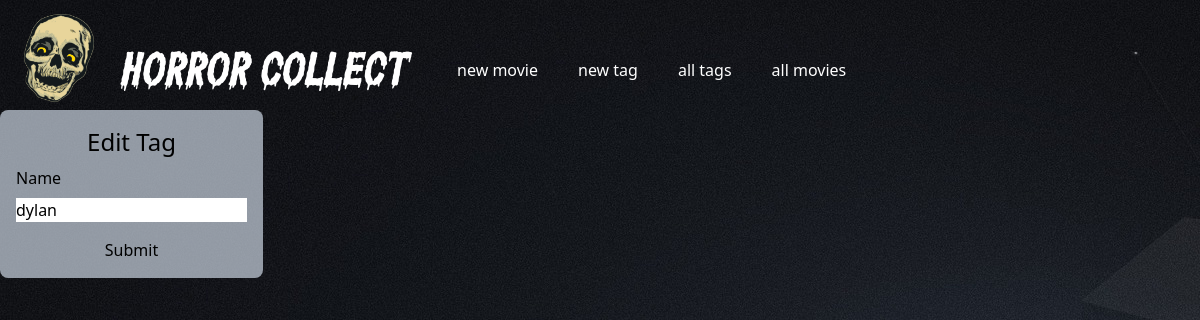
The page /tags/1/edit on the database as committed earlier.
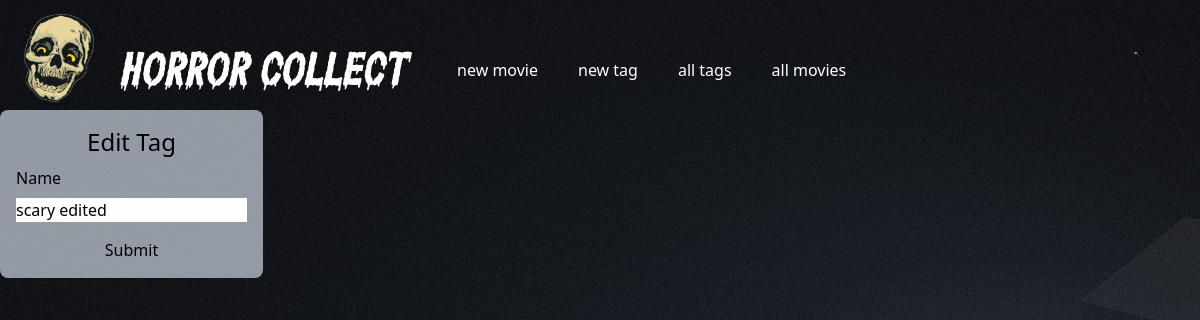
The same page on the database as committed later.
### app/models.py (models this page shows)
class Tag(db.Model):
  id = db.Column(db.Integer, primary_key=True)
  name = db.Column(db.String(255), nullable=False)
  movies = db.relationship('Movie', secondary='movie_tags', back_populates='tags')

### app/controllers/tags.py (the view)
@tags.route('/tags/<id>/edit', methods=['GET', 'POST'])
def edit(id):
  tag = Tag.query.get(id)
  form = TagForm(obj=tag)
  if request.method == 'POST':
    tag.name = form.name.data
    db.session.add(tag)
    db.session.commit()
    flash('tag updated')
    return redirect(url_for('tags.show', form=form, id=tag.id))
  return render_template('tags/edit.html', form=form, tag=tag)

### app/forms/main.py
class TagForm(FlaskForm):
  name = StringField('Name',validators=[DataRequired(),Length(min=1)])
  submit = SubmitField('Submit')

### app/templates/tags/edit.html (shortened to what this page needs)
{% extends 'layouts/base.html' %} {% block content %}
<form method="POST">
  <fieldset class="bg-slate-300/70 rounded-lg h-fit w-fit p-4 flex flex-col text-black space-y-2">
    <h2 class="text-center text-2xl">Edit Tag</h2>
    {{ form.name.label }}
    {{ form.name }}
    {{ form.submit }}
  </fieldset>
</form>
{% endblock %}

Rows that differ between the two databases and show on the page:
changed Tag: name "dylan" → "scary edited"
